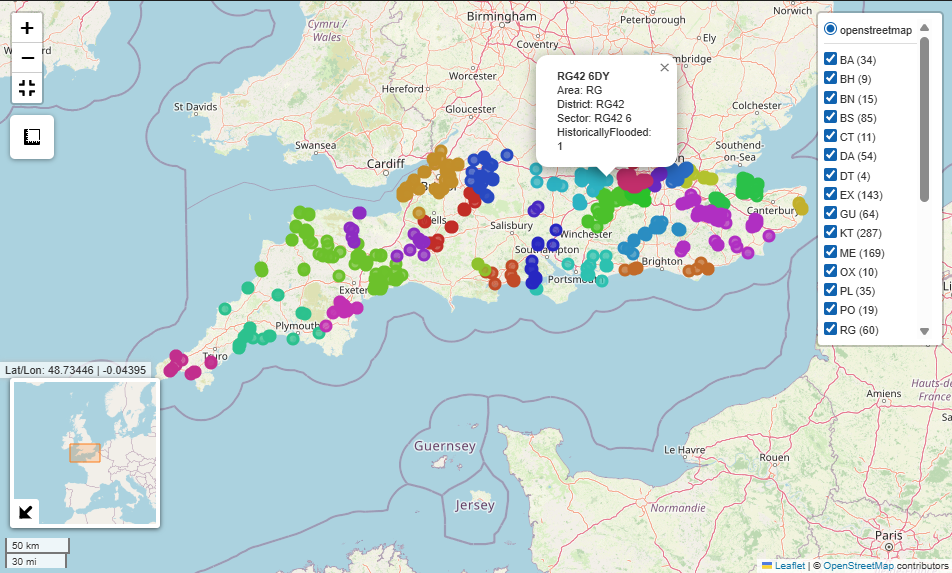
#> input picture images/1.1_hist_flood_map.png, 952 x 573 px; its folder holds only this picture in this run
$ python -i tool.py   (imports and definitions only)
#> lines starting #> are read from the running program, lines starting #| are printed output that depends on the picture
### flood_tool/geo.py
"""
Module file for coordinate transformations, principally
converting between GPS and OSGB36 coordinates.

Functions present in this module are:

* get_easting_northing_from_gps_lat_long
* get_gps_lat_long_from_easting_northing
* dms2rad
* rad2dms
* euclidean_distance
* haversine_distance
"""

from numpy import (
    array,
    asarray,
    mod,
    sin,
    cos,
    tan,
    sqrt,
    arctan2,
    floor,
    rad2deg,
    deg2rad,
    stack,
    float64,
    subtract,
)

from numpy.typing import ArrayLike, NDArray, DTypeLike
from scipy.linalg import inv

__all__ = [
    "get_easting_northing_from_gps_lat_long",
    "get_gps_lat_long_from_easting_northing",
    "dms2rad",
    "rad2dms",
    "euclidean_distance",
    "haversine_distance",
]


class Ellipsoid(object):
    """Data structure for a global ellipsoid.

    Parameters
    ----------

    a : float
        Semi-major axis (in m)
    b : float
        Semi-minor axis (in m)
    F_0 : float
        Scale factor at central meridian.
    """

    def __init__(self, a: float, b: float, F_0: float):

        self.a = a
        self.b = b
        self.n = (a - b) / (a + b)
        self.e2 = (a**2 - b**2) / a**2
        self.F_0 = F_0
        self.H = 0


class Datum(Ellipsoid):
    """Data structure for a global datum.

    Parameters
    ----------

    a : float
        Semi-major axis (in m)
    b : float
        Semi-minor axis (in m)
    F_0 : float
        Scale factor at central meridian.
    phi_0 : float
        Latitude of true origin (in radians)
    lam_0 : float
        Longitude of true origin (in radians)
    E_0 : float
        Easting of true origin (in m)
    N_0 : float
        Northing of true origin (in m)
    H : float
        Height of ellipsoid (in m)"""

    def __init__(self, a, b, F_0, phi_0, lam_0, E_0, N_0, H):
        super().__init__(a, b, F_0)
        self.phi_0 = phi_0
        self.lam_0 = lam_0
        self.E_0 = E_0
        self.N_0 = N_0
        self.H = H


def dms2rad(
    deg: ArrayLike, min: ArrayLike = array(0), sec: ArrayLike = array(0)
) -> NDArray[float64]:
    """Convert data in degrees, minutes, seconds to radians.

    Parameters
    ----------
    deg: array-like, shape (n,) or (3, n)
        Angle in degrees.
    min: array-like, shape (n,), optional
        Angle component in minutes.
    sec: array-like, shape (n,), optional
        Angle component in seconds.

    Returns
    -------
    numpy.ndarray, shape (n,)
        Angle in radians.
    """
    deg = asarray(deg)
    if deg.ndim == 2 and deg.shape[0] == 3:
        min = deg[1, :]
        sec = deg[2, :]
        deg = deg[0, :]
    else:
        min = asarray(min)
        sec = asarray(sec)

    return deg2rad(deg + min / 60.0 + sec / 3600.0)


# We treat degrees, minutes, seconds as a 3 component vector
# for the purposes of this function.
# [62 lines left out: functions rad2dms, dms2deg, not called in this run]


osgb36 = Datum(
    a=6377563.396,
    b=6356256.910,
    F_0=0.9996012717,
    phi_0=deg2rad(49.0),
    lam_0=deg2rad(-2.0),
    E_0=400000,
    N_0=-100000,
    H=24.7,
)

wgs84 = Ellipsoid(a=6378137, b=6356752.3142, F_0=0.9996)


# [360 lines left out: functions lat_long_to_xyz, xyz_to_lat_long, get_easting_northing_from_gps_lat_long, get_gps_lat_long_from_easting_northing, not called in this run]


class HelmertTransform(object):
    """Callable class to perform a Helmert transform.

    Parameters
    ----------
    s : float
        Scale factor.
    rx : float
        Rotation about x-axis (in radians).
    ry : float
        Rotation about y-axis (in radians).
    rz : float
        Rotation about z-axis (in radians).

    T : array-like, shape (3,)
        Translation vector (in m).

    """

    def __init__(self, s, rx, ry, rz, T):
        self.T = T.reshape((3, 1))

        self.M = array([[1 + s, -rz, ry], [rz, 1 + s, -rx], [-ry, rx, 1 + s]])

    # [15 lines left out: function __call__, not called in this run]


class HelmertInverseTransform(HelmertTransform):
    """Callable class to perform the inverse of a Helmert transform.

    Parameters
    ----------
    s : float
        Scale factor.
    rx : float
        Rotation about x-axis (in radians).
    ry : float
        Rotation about y-axis (in radians).
    rz : float
        Rotation about z-axis (in radians).

    T : array-like, shape (3,)
        Translation vector (in m).
    """

    def __init__(self, s, rx, ry, rz, T):
        super().__init__(s, rx, ry, rz, T)

        self.M = inv(self.M)

    # [15 lines left out: function __call__, not called in this run]


OSGB36transform = HelmertTransform(
    20.4894e-6,
    -dms2rad(0, 0, 0.1502),
    -dms2rad(0, 0, 0.2470),
    -dms2rad(0, 0, 0.8421),
    array([-446.448, 125.157, -542.060]),
)

WGS84transform = HelmertInverseTransform(
    20.4894e-6,
    -dms2rad(0, 0, 0.1502),
    -dms2rad(0, 0, 0.2470),
    -dms2rad(0, 0, 0.8421),
    array([-446.448, 125.157, -542.060]),
)


# [138 lines left out: functions WGS84toOSGB36, OSGB36toWGS84, euclidean_distance, haversine_distance, not called in this run]

### flood_tool/utils.py
"""File containing utility functions for the flood_tool package."""

import os
import pandas as pd

__all__ = [
    "read_csv_from_resources",
    "read_csv_from_example_data",
    "read_csv_from_preprocessed_data",
    "_data_dir",
    "_example_data_dir",
    "_preprocessed_data_dir",
]

_data_dir = os.path.join(os.path.dirname(__file__), "resources")
_example_data_dir = os.path.join(_data_dir, "example_data")
_preprocessed_data_dir = os.path.join(_data_dir, "preprocessed_data")


def read_csv_from_resources(filename: str, **kwargs) -> pd.DataFrame:
    filepath = os.path.join(_data_dir, filename)
    return pd.read_csv(filepath, **kwargs)


def read_csv_from_example_data(filename: str, **kwargs) -> pd.DataFrame:
    filepath = os.path.join(_example_data_dir, filename)
    return pd.read_csv(filepath, **kwargs)


def read_csv_from_preprocessed_data(filename: str, **kwargs) -> pd.DataFrame:
    """Read a CSV file from the preprocessed_data directory."""
    filepath = os.path.join(_preprocessed_data_dir, filename)
    return pd.read_csv(filepath, **kwargs)

### flood_tool/tool.py
"""Example module in template package."""

from .models.location_models import KNNLocalAuthorityModel, KNNFloodRiskModel
from collections.abc import Sequence
from typing import List

import numpy as np
import pandas as pd
from sklearn.neighbors import NearestNeighbors
from sklearn.ensemble import RandomForestRegressor
from sklearn.multioutput import MultiOutputRegressor
from sklearn.model_selection import train_test_split


from .geo import *  # noqa: F401, F403
from .geo import get_gps_lat_long_from_easting_northing
from .models.seven_class_tool import SevenClassTool
from .utils import (
    read_csv_from_resources,
    read_csv_from_example_data,
    read_csv_from_preprocessed_data,
)
from .models import (
    AllMinimumRiskModel,
    AllEnglandMedianPriceModel,
    AllFalseModel,
    RandomBinaryClassifierModel,
    ModalLocalAuthorityModel,
    HousePricesXGBRegressor,
)
from .price_proc import (
    unit_sector_merge,
    house_proc_pipeline,
)

__all__ = [
    "Tool",
    "flood_class_from_postcode_models",
    "flood_class_from_location_models",
    "house_price_models",
    "local_authority_models",
    "historic_flooding_models",
]

# dictionaries with keys of short name and values of long name of
# classification/regression models

# You should add your own models in the relevant dictionary here
# in the format 'short_name': 'Long Name'
flood_class_from_postcode_models = {
    "all_minimum_risk": "All minimum risk",
    "seven_class_tool": "Seven Class Probability Model",
}
flood_class_from_location_models = {
    "all_minimum_risk": "All minimum risk",
    "seven_class_tool": "Seven Class Probability Model",
    "knn": "K-Nearest Neighbors",
}
historic_flooding_models = {
    "all_false": "All False",
    "random_classification": "Random Classification",
    "historic_rf": "Random Forest Historic Flood Classifier",
}
house_price_models = {
    "house_prices_xgb": "HousePricesXGBRegressor",
    "all_england_median": "All England median price",
}
local_authority_models = {
    "modal_local_authority": "Modal Local Authority",
    "knn": "K-Nearest Neighbors",  # add
}

IMPUTATION_CONSTANTS = {
    "soilType": "Unsurveyed/Urban",
    "elevation": 60.0,
    "nearestWatercourse": "Unknown",
    "distanceToWatercourse": 80,
    "localAuthority": "Unknown",
}

# [1 line that did not run here, left out]
# [1 line that did not run here, left out]
# [1 line that did not run here, left out]
# [1 line that did not run here, left out]
# [3 lines that did not run here, left out]
# [3 lines that did not run here, left out]
# [3 lines that did not run here, left out]
# [3 lines that did not run here, left out]
# [3 lines that did not run here, left out]
# [3 lines that did not run here, left out]
# [1 line that did not run here, left out]
# [3 lines that did not run here, left out]

RAW_FEATURES = [
    "postcode",
    "easting",
    "northing",
    "soilType",
    "elevation",
    "nearestWatercourse",
    "distanceToWatercourse",
    "localAuthority",
]


# [1214 lines that did not run here, left out]

>>> import cv2
>>> picture = cv2.imread('../images/1.1_hist_flood_map.png', cv2.IMREAD_GRAYSCALE)
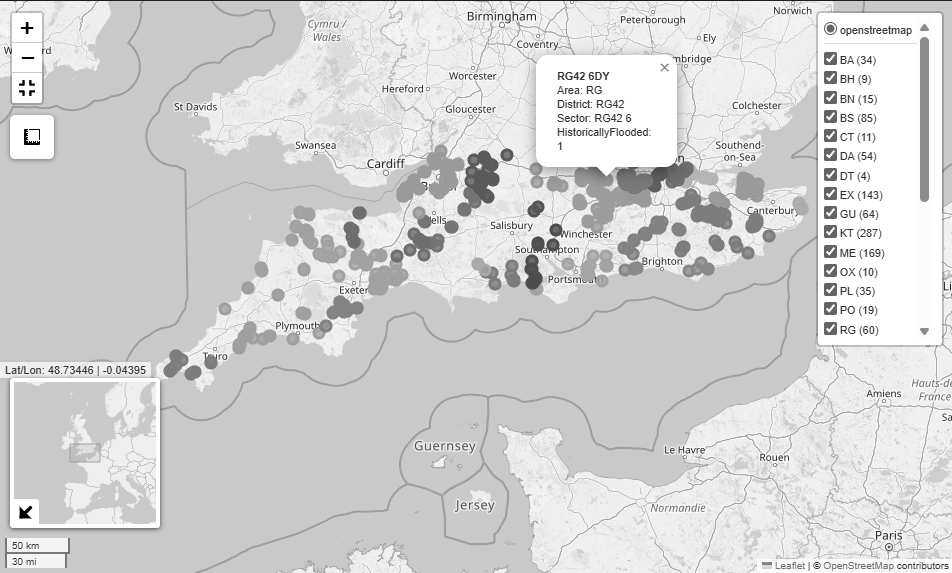
#> picture: shape (573, 952); min 0, max 255, mean 211.6
#> (the run stopped early here; a loop or call above may not have finished)

$ run again, on images/2.1_local_authority_map.png
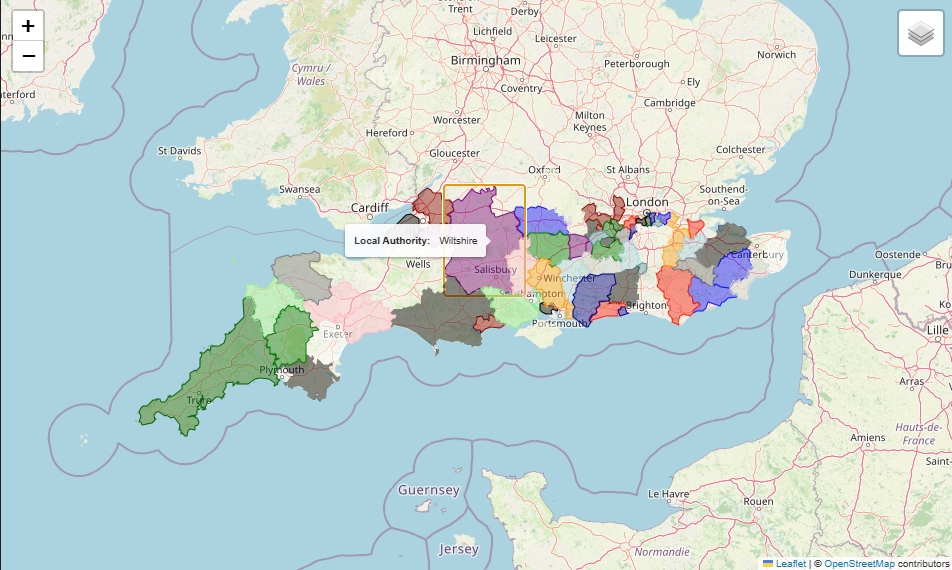
#> input picture images/2.1_local_authority_map.png, 952 x 570 px
#> `picture = cv2.imread('../images/1.1_hist_flood_map.png', cv2.IMREAD_GR..`:
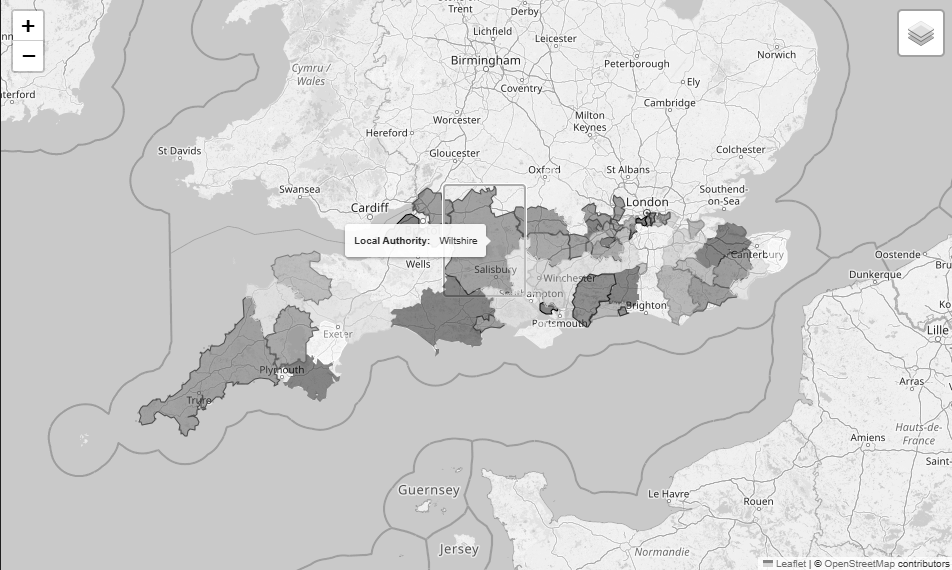
#> picture: shape (570, 952); min 0, max 255, mean 208.3

$ run again, on images/2.2_floodrisk_local_authority.png
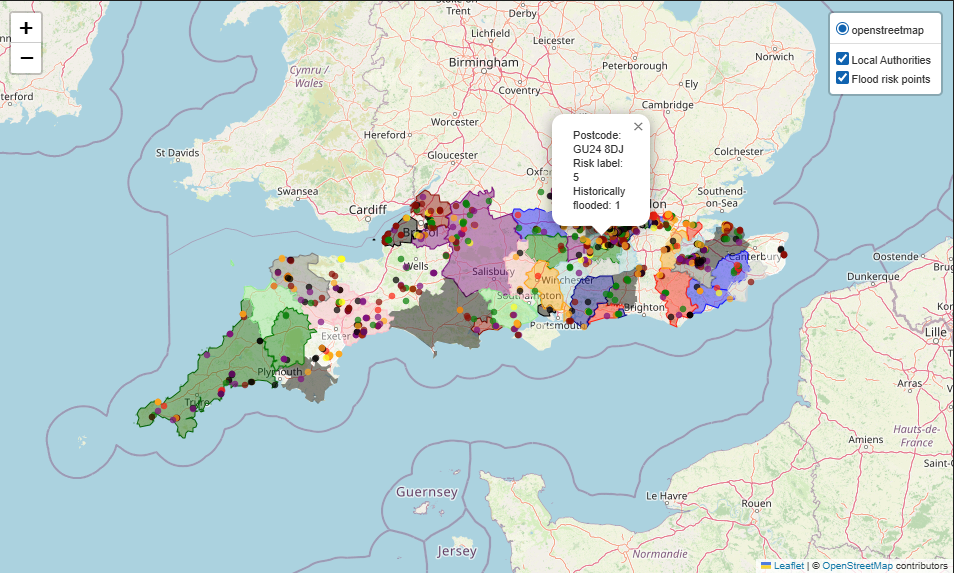
#> input picture images/2.2_floodrisk_local_authority.png, 954 x 573 px
#> `picture = cv2.imread('../images/1.1_hist_flood_map.png', cv2.IMREAD_GR..`:
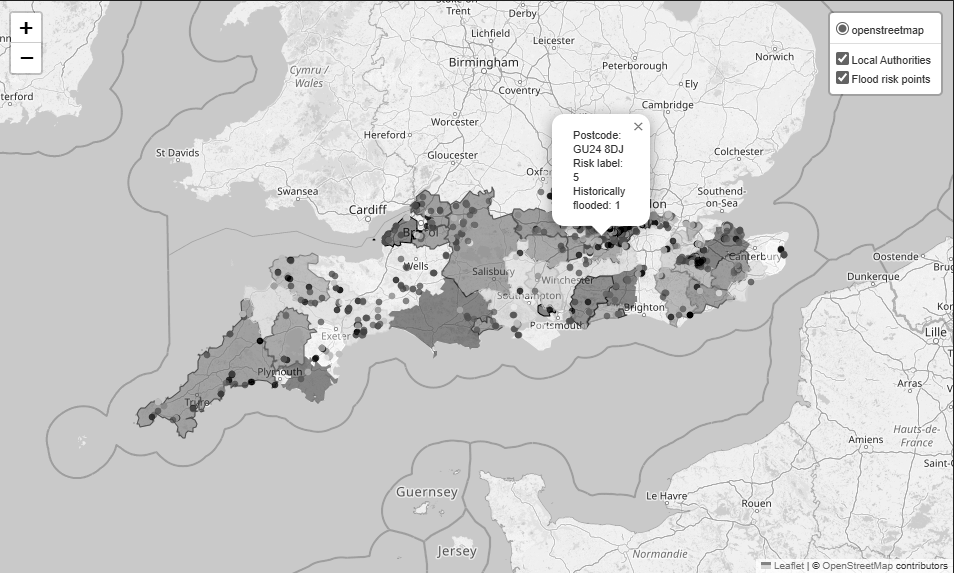
#> picture: shape (573, 954); min 0, max 255, mean 207.1

$ run again, on images/2.3_Levell+FloodRisk+HistoricalFlood_Map.png
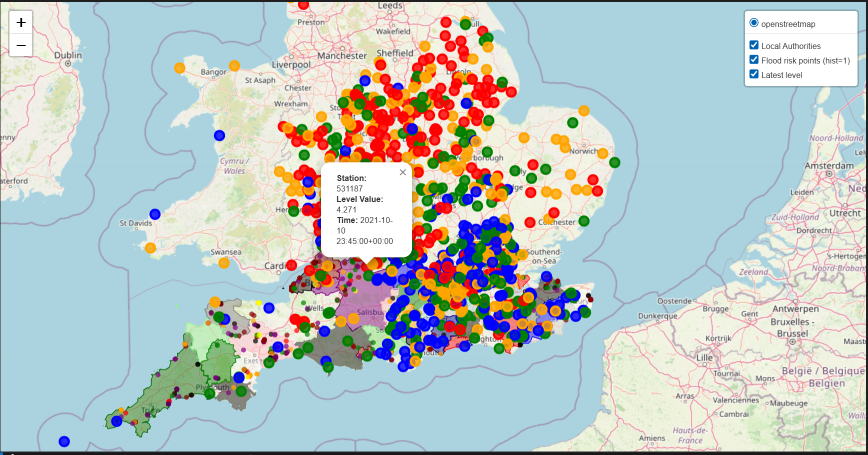
#> input picture images/2.3_Levell+FloodRisk+HistoricalFlood_Map.png, 1735 x 909 px (shown at 1/2 size)
#> `picture = cv2.imread('../images/1.1_hist_flood_map.png', cv2.IMREAD_GR..`:
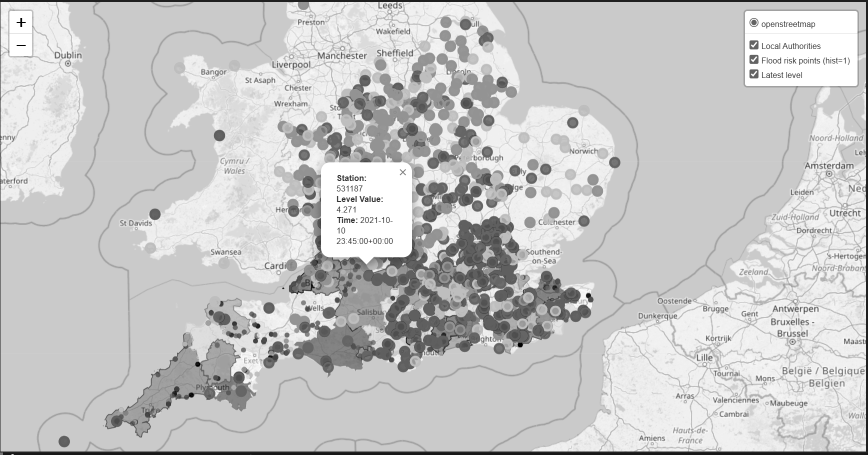
#> picture: shape (909, 1735) (shown at 1/2 size); min 0, max 255, mean 199.8
